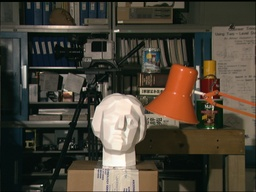
#> input picture rgbd_pointcloud/sterio_data/test1.jpg, 256 x 192 px, shrunk from 384 x 288 before the run
$ jupyter execute --allow-errors sterio_rgbd.ipynb   (shell and % lines are left out)   (older library calls are emulated)
#> lines starting #> are read from the running program, lines starting #| are printed output that depends on the picture; after the words box and inside, x2 and y2 are one past the last pixel; in counts of white or black regions, pixels touching at a corner belong together
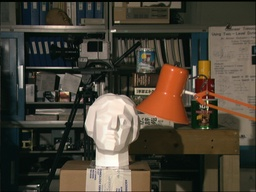
#> input picture rgbd_pointcloud/sterio_data/test2.jpg, 256 x 192 px, shrunk from 384 x 288 before the run
[cell 1]
import numpy as np
import cv2
import matplotlib.pyplot as plt

[cell 2]
def compute_disparity(left_image, right_image, window_size=5, max_disparity=32):
#> called with window_size = 25, max_disparity = 64
    height, width = left_image.shape
#> height = 192; width = 256
    disparity_map = np.zeros((height, width), dtype=np.float32)
    half_window = window_size // 2
    for y in range(half_window, height - half_window):
        for x in range(half_window, width - half_window):
            left_block = left_image[y - half_window:y + half_window + 1, x - half_window:x + half_window + 1]
            min_sad = float('inf')
            best_disparity = 0
            for d in range(0, max_disparity):
                if x - d - half_window >= 0:
                    right_block = right_image[y - half_window:y + half_window + 1, x - d - half_window:x - d + half_window + 1]
                    sad = np.sum(np.abs(left_block - right_block))
                    if sad < min_sad:
                        min_sad = sad
                        best_disparity = d
            disparity_map[y, x] = best_disparity
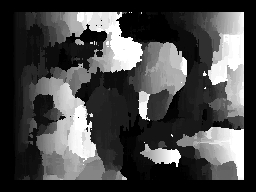
#> disparity_map: shape (192, 256) float32; min 0, max 63, mean 17.8; drawn with min black and max white

    disparity_map = cv2.normalize(disparity_map, None, 0, 255, cv2.NORM_MINMAX)
    return disparity_map.astype(np.uint8)

[cell 3]
def compute_depth_map(disparity_map, focal_length, baseline):
#> called with focal_length = 20, baseline = 10
    disparity_map = disparity_map.astype(np.float32)

    # Avoid division by zero by replacing disparity values of zero with a small number
    disparity_map[disparity_map == 0] = 1e-5

    # Compute depth map using the formula: Z = (f * B) / d
    depth_map = (focal_length * baseline) / disparity_map

    # Normalize depth map for better visualization (optional)
    depth_map = cv2.normalize(depth_map, None, 0, 255, cv2.NORM_MINMAX)

    return depth_map.astype(np.uint8)
#> returned value: shape (192, 256); 27.2% white; 34 white regions (27 under 20 px), largest, box (x1, y1, x2, y2) and area: (0, 0, 256, 192) 12562, (119, 114, 144, 142) 270, (66, 24, 98, 43) 234

[cell 4]
left_image = cv2.imread('sterio_data/test1.jpg', cv2.IMREAD_GRAYSCALE)
right_image = cv2.imread('sterio_data/test2.jpg', cv2.IMREAD_GRAYSCALE)

focal_length = 20
baseline = 10
disparity = compute_disparity(left_image, right_image, window_size=25, max_disparity=64)
depth_map = compute_depth_map(disparity, focal_length, baseline)

plt.figure(figsize=(12, 6))
plt.subplot(1, 2, 1)
plt.imshow(disparity, cmap='grey')
plt.title("Disparity Map")
plt.colorbar()

plt.subplot(1, 2, 2)
plt.imshow(depth_map, cmap='grey')
plt.title("Depth Map")
plt.colorbar()

plt.show()

[cell 5]
import numpy as np
import cv2
import matplotlib.pyplot as plt
from mpl_toolkits.mplot3d import Axes3D
import open3d as o3d

[cell 6]
import numpy as np
import cv2
import matplotlib.pyplot as plt

def compute_disparity(left_image, right_image, window_size=5, max_disparity=64):
    # Compute Sobel gradients
#> called with window_size = 25, max_disparity = 32
    grad_left_x = cv2.Sobel(left_image, cv2.CV_64F, 1, 0, ksize=3)
    grad_left_y = cv2.Sobel(left_image, cv2.CV_64F, 0, 1, ksize=3)
    grad_right_x = cv2.Sobel(right_image, cv2.CV_64F, 1, 0, ksize=3)
    grad_right_y = cv2.Sobel(right_image, cv2.CV_64F, 0, 1, ksize=3)

    # Compute magnitude of gradients
    grad_left = np.sqrt(grad_left_x**2 + grad_left_y**2)
    grad_right = np.sqrt(grad_right_x**2 + grad_right_y**2)
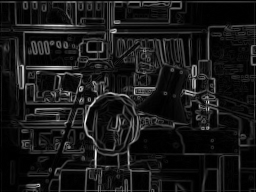
#> grad_right: shape (192, 256) float64; min 0, max 862.3, mean 82.8; drawn with min black and max white

    height, width = left_image.shape
#> height = 192; width = 256
    disparity_map = np.zeros((height, width), dtype=np.float32)
    half_window = window_size // 2

    for y in range(half_window, height - half_window):
        for x in range(half_window, width - half_window):
            left_block = grad_left[y - half_window:y + half_window + 1, x - half_window:x + half_window + 1]
            min_sad = float('inf')
            best_disparity = 0

            for d in range(0, max_disparity):
                if x - d - half_window >= 0:
                    right_block = grad_right[y - half_window:y + half_window + 1, x - d - half_window:x - d + half_window + 1]
                    sad = np.sum(np.abs(left_block - right_block))
                    if sad < min_sad:
                        min_sad = sad
                        best_disparity = d
            disparity_map[y, x] = best_disparity
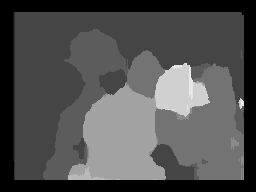
#> disparity_map: shape (192, 256) float32; min 0, max 11, mean 3.52; drawn with min black and max white

    disparity_map = cv2.normalize(disparity_map, None, 0, 255, cv2.NORM_MINMAX)
    return disparity_map.astype(np.uint8)

def compute_depth_map(disparity_map, focal_length, baseline):
#> called with focal_length = 20, baseline = 10
    disparity_map = disparity_map.astype(np.float32)

    # Avoid division by zero by replacing disparity values of zero with a small number
    disparity_map[disparity_map == 0] = 1e-5

    # Compute depth map using the formula: Z = (f * B) / d
    depth_map = (focal_length * baseline) / disparity_map
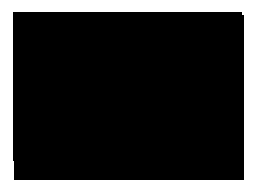
#> depth_map: shape (192, 256) float32; min 0.784, max 20000000, mean 4219158.5; drawn with min black and max white

    # Normalize depth map for better visualization (optional)
    depth_map = cv2.normalize(depth_map, None, 0, 255, cv2.NORM_MINMAX)

    return depth_map.astype(np.uint8)
#> returned value: shape (192, 256); 21.1% white; 1 white region, box (x1, y1, x2, y2) and area: (0, 0, 256, 192) 10369

# Load stereo images
left_image = cv2.imread('sterio_data/test1.jpg', cv2.IMREAD_GRAYSCALE)
right_image = cv2.imread('sterio_data/test2.jpg', cv2.IMREAD_GRAYSCALE)

focal_length = 20
baseline = 10

# Compute disparity map and depth map
disparity = compute_disparity(left_image, right_image, window_size=25, max_disparity=32)
depth_map = compute_depth_map(disparity, focal_length, baseline)

# Invert disparity and depth maps such that farther objects are white, closer are darker
# Invert the disparity map
inverted_disparity = cv2.bitwise_not(disparity)
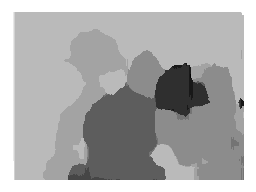
#> inverted_disparity: shape (192, 256); min 0, max 255, mean 174

# Invert the depth map
inverted_depth_map = cv2.bitwise_not(depth_map)
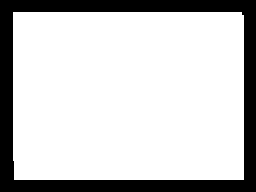
#> inverted_depth_map: shape (192, 256); 78.9% white; 1 black region, box (x1, y1, x2, y2) and area: (0, 0, 256, 192) 10369

# Display results
plt.figure(figsize=(12, 6))

# Display Inverted Disparity Map (Farther objects are white, closer objects are darker)
plt.subplot(1, 2, 1)
plt.imshow(inverted_disparity, cmap='gray')
plt.title("Inverted Disparity Map (Farther White, Closer Darker)")
plt.colorbar()

# Display Inverted Depth Map (Farther objects are white, closer objects are darker)
plt.subplot(1, 2, 2)
plt.imshow(inverted_depth_map, cmap='gray')
plt.title("Inverted Depth Map (Farther White, Closer Darker)")
plt.colorbar()

plt.show()
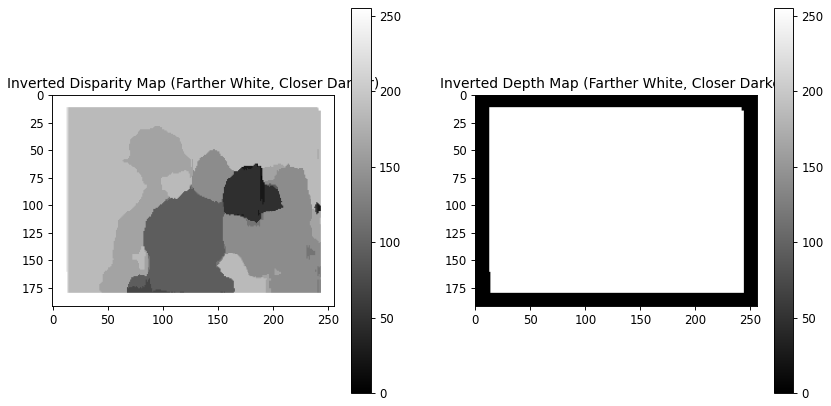
#> figure drawn by matplotlib, 4 panels

[cell 7]
# Function to compute the depth map from the disparity map
def compute_depth_map(disparity_map, focal_length, baseline):
    disparity_map = disparity_map.astype(np.float32)
    disparity_map[disparity_map == 0] = 1e-5  # Avoid division by zero

    # Depth map Z = (f * B) / d
    depth_map = (focal_length * baseline) / disparity_map
    return depth_map

# Function to create a 3D point cloud from the disparity map
def create_point_cloud(disparity_map, focal_length, baseline):
    # Get depth map from disparity map
    depth_map = compute_depth_map(disparity_map, focal_length, baseline)

    height, width = disparity_map.shape
    points = []

    # Iterate through the pixels and calculate the corresponding 3D points
    for y in range(height):
        for x in range(width):
            Z = depth_map[y, x]
            if Z != 0:
                X = (x - width / 2) * Z / focal_length  # Convert to real-world coordinates (X)
                Y = (y - height / 2) * Z / focal_length  # Convert to real-world coordinates (Y)
                points.append([X, Y, Z])

    points = np.array(points)
    return points

# Function to visualize the 3D point cloud using Open3D
def visualize_point_cloud(points):
    # Create Open3D point cloud object
    pcd = o3d.geometry.PointCloud()
    pcd.points = o3d.utility.Vector3dVector(points)

    # Visualize the point cloud
    o3d.visualization.draw_geometries([pcd])

# Example usage
# Load disparity map (you should already have a disparity map from your matching algorithm)
#disparity_map = cv2.imread('disparity_map.png', cv2.IMREAD_GRAYSCALE)  # Make sure this is the disparity map
#> (the rest of this cell did not finish here and is left out)

[cell 8]
import numpy as np
import cv2
from matplotlib import pyplot as plt

[cell 9]
imgLeft = cv2.imread('sterio_data/test1.jpg')
#> imgLeft is the input picture: shape (192, 256, 3); mean B, G, R 54.7, 66.7, 73.2
imgRight = cv2.imread('sterio_data/test2.jpg')
#> imgRight is the input picture: shape (192, 256, 3); mean B, G, R 55.2, 67.2, 74.1

grayLeft = cv2.cvtColor(imgLeft, cv2.COLOR_BGR2GRAY)
grayRight = cv2.cvtColor(imgRight, cv2.COLOR_BGR2GRAY)

[cell 10]
plt.figure(figsize=(10,5))
plt.subplot(1,2,1)
plt.imshow(imgLeft, 'gray')
plt.axis('off')
plt.subplot(1,2,2)
plt.imshow(imgRight, 'gray')
plt.axis('off')
plt.show()
#> figure, not shown here; B, G, R data is drawn as R, G, B

[cell 11]
def ShowDisparity(bSize=5):
#> called with bSize = 5
    min_disp = 0
    num_disp = 16 * 5
    block_size = bSize

    stereo = cv2.StereoSGBM_create(minDisparity=min_disp,
                                   numDisparities=num_disp,
                                   blockSize=block_size,
                                   P1=8 * 3 * block_size**2,
                                   P2=32 * 3 * block_size**2,
                                   disp12MaxDiff=1,
                                   preFilterCap=63,
                                   uniquenessRatio=15,
                                   speckleWindowSize=100,
                                   speckleRange=32)

    disparity = stereo.compute(grayLeft, grayRight).astype(np.float32) / 16.0
    min_val = disparity.min()
#> min_val = -1
    max_val = disparity.max()
#> max_val = 10.19
    disparity = (disparity - min_val) / (max_val - min_val) * 255

    return disparity

[cell 12]
result1 = ShowDisparity(bSize=5)
plt.imshow(result1, 'gray')
plt.axis('off')
plt.show()

[cell 13]
result = ShowDisparity(bSize=25)
#> call 2 of ShowDisparity, with bSize = 25
#> in ShowDisparity (call 2), `disparity = stereo.compute(grayLeft, grayRight).astype(np.float32) / 1..`:
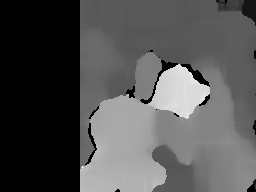
#> disparity: shape (192, 256) float32; min -1, max 11.12, mean 2.92; drawn with min black and max white
#> in ShowDisparity (call 2), `max_val = disparity.max()`: max_val = 11.12
plt.imshow(result, 'gray')
plt.axis('off')
plt.show()

[cell 14]
result1_filtered = cv2.bilateralFilter(result1.astype(np.uint8), 5, 75, 75)
plt.imshow(result1_filtered, 'gray')
plt.axis('off')
plt.show()

[cell 15]
f = 20
B = 10
pixel_size = 0.1

height, width = result1_filtered.shape
#> height = 192; width = 256

points = []
colors = []

min_depth = 5
max_depth = 100
min_disparity = 1

for y in range(height):
    for x in range(width):
        d = result1_filtered[y, x] * pixel_size
        if d > 0 and d < max_depth and d > min_disparity:
            Z = (f * B) / d
            if Z >= min_depth and Z <= max_depth:
                X = (x - width / 2) * Z / f
                Y = (y - height / 2) * Z / f
                color = imgLeft[y, x] / 255.0
                points.append([X, Y, Z])
                colors.append(color)
#> after the loop, colors = 33564 items; points = 33564 items

points = np.array(points)
colors = np.array(colors)
depth_colormap = cv2.applyColorMap(np.uint8(result1_filtered), cv2.COLORMAP_JET)
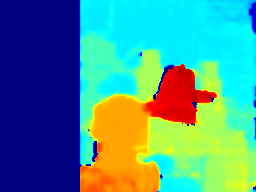
#> depth_colormap: shape (192, 256, 3); mean B, G, R 139.6, 146.5, 74.4
pcd = o3d.geometry.PointCloud()
pcd.points = o3d.utility.Vector3dVector(points)
pcd.colors = o3d.utility.Vector3dVector(colors)
#> (the rest of this cell did not finish here and is left out)
